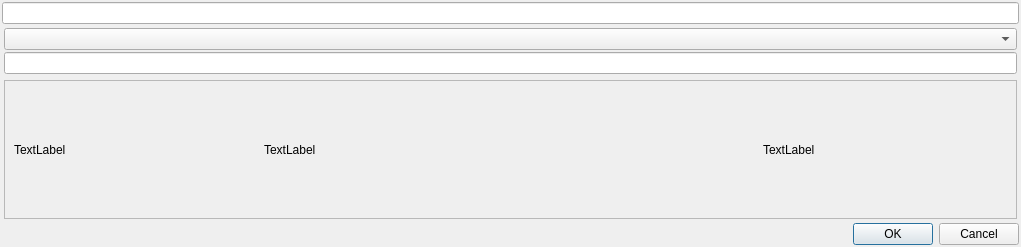
<?xml version="1.0" encoding="UTF-8"?>
<ui version="4.0">
 <class>Dialog</class>
 <widget class="QDialog" name="Dialog">
  <property name="geometry">
   <rect>
    <x>0</x>
    <y>0</y>
    <width>1021</width>
    <height>247</height>
   </rect>
  </property>
  <property name="windowTitle">
   <string>Dialog</string>
  </property>
  <property name="modal">
   <bool>true</bool>
  </property>
  <layout class="QGridLayout" name="gridLayout" columnstretch="0,1,0">
   <property name="leftMargin">
    <number>2</number>
   </property>
   <property name="topMargin">
    <number>2</number>
   </property>
   <property name="rightMargin">
    <number>2</number>
   </property>
   <property name="bottomMargin">
    <number>2</number>
   </property>
   <property name="spacing">
    <number>2</number>
   </property>
   <item row="4" column="1">
    <widget class="KMessageWidget" name="message_widget"/>
   </item>
   <item row="4" column="2">
    <widget class="QDialogButtonBox" name="button_box">
     <property name="orientation">
      <enum>Qt::Horizontal</enum>
     </property>
     <property name="standardButtons">
      <set>QDialogButtonBox::Cancel|QDialogButtonBox::Ok</set>
     </property>
    </widget>
   </item>
   <item row="2" column="1" colspan="2">
    <widget class="QWidget" name="portrait_settings_widget" native="true">
     <layout class="QGridLayout" name="gridLayout_4" rowstretch="0">
      <property name="leftMargin">
       <number>2</number>
      </property>
      <property name="topMargin">
       <number>2</number>
      </property>
      <property name="rightMargin">
       <number>2</number>
      </property>
      <property name="bottomMargin">
       <number>2</number>
      </property>
      <property name="spacing">
       <number>2</number>
      </property>
      <item row="0" column="0">
       <widget class="QScrollArea" name="portrait_settings_scroll_area">
        <property name="widgetResizable">
         <bool>true</bool>
        </property>
        <widget class="QWidget" name="portrait_settings_scroll_area_widget">
         <property name="geometry">
          <rect>
           <x>0</x>
           <y>0</y>
           <width>1009</width>
           <height>89</height>
          </rect>
         </property>
         <layout class="QGridLayout" name="gridLayout_5">
          <item row="0" column="3">
           <widget class="QLabel" name="copy_to_column_label">
            <property name="text">
             <string>TextLabel</string>
            </property>
           </widget>
          </item>
          <item row="0" column="0">
           <widget class="QLabel" name="copy_column_label">
            <property name="text">
             <string>TextLabel</string>
            </property>
           </widget>
          </item>
          <item row="0" column="1">
           <widget class="QLabel" name="copy_from_column_label">
            <property name="text">
             <string>TextLabel</string>
            </property>
           </widget>
          </item>
          <item row="0" column="2">
           <widget class="QWidget" name="widget" native="true"/>
          </item>
         </layout>
        </widget>
       </widget>
      </item>
     </layout>
    </widget>
   </item>
   <item row="1" column="1" colspan="2">
    <widget class="QWidget" name="db_widget" native="true">
     <layout class="QGridLayout" name="gridLayout_2" rowstretch="0,0">
      <property name="leftMargin">
       <number>2</number>
      </property>
      <property name="topMargin">
       <number>2</number>
      </property>
      <property name="rightMargin">
       <number>2</number>
      </property>
      <property name="bottomMargin">
       <number>2</number>
      </property>
      <property name="spacing">
       <number>2</number>
      </property>
      <item row="1" column="0">
       <widget class="KLineEdit" name="filter_line_edit"/>
      </item>
      <item row="0" column="0">
       <widget class="KComboBox" name="table_combo_box"/>
      </item>
     </layout>
    </widget>
   </item>
   <item row="0" column="1" colspan="2">
    <widget class="KLineEdit" name="name_line_edit"/>
   </item>
  </layout>
 </widget>
 <customwidgets>
  <customwidget>
   <class>KComboBox</class>
   <extends>QComboBox</extends>
   <header>kcombobox.h</header>
  </customwidget>
  <customwidget>
   <class>KLineEdit</class>
   <extends>QLineEdit</extends>
   <header>klineedit.h</header>
  </customwidget>
  <customwidget>
   <class>KMessageWidget</class>
   <extends>QFrame</extends>
   <header>kmessagewidget.h</header>
  </customwidget>
 </customwidgets>
 <resources/>
 <connections>
  <connection>
   <sender>button_box</sender>
   <signal>accepted()</signal>
   <receiver>Dialog</receiver>
   <slot>accept()</slot>
   <hints>
    <hint type="sourcelabel">
     <x>248</x>
     <y>254</y>
    </hint>
    <hint type="destinationlabel">
     <x>157</x>
     <y>274</y>
    </hint>
   </hints>
  </connection>
  <connection>
   <sender>button_box</sender>
   <signal>rejected()</signal>
   <receiver>Dialog</receiver>
   <slot>reject()</slot>
   <hints>
    <hint type="sourcelabel">
     <x>316</x>
     <y>260</y>
    </hint>
    <hint type="destinationlabel">
     <x>286</x>
     <y>274</y>
    </hint>
   </hints>
  </connection>
 </connections>
</ui>
